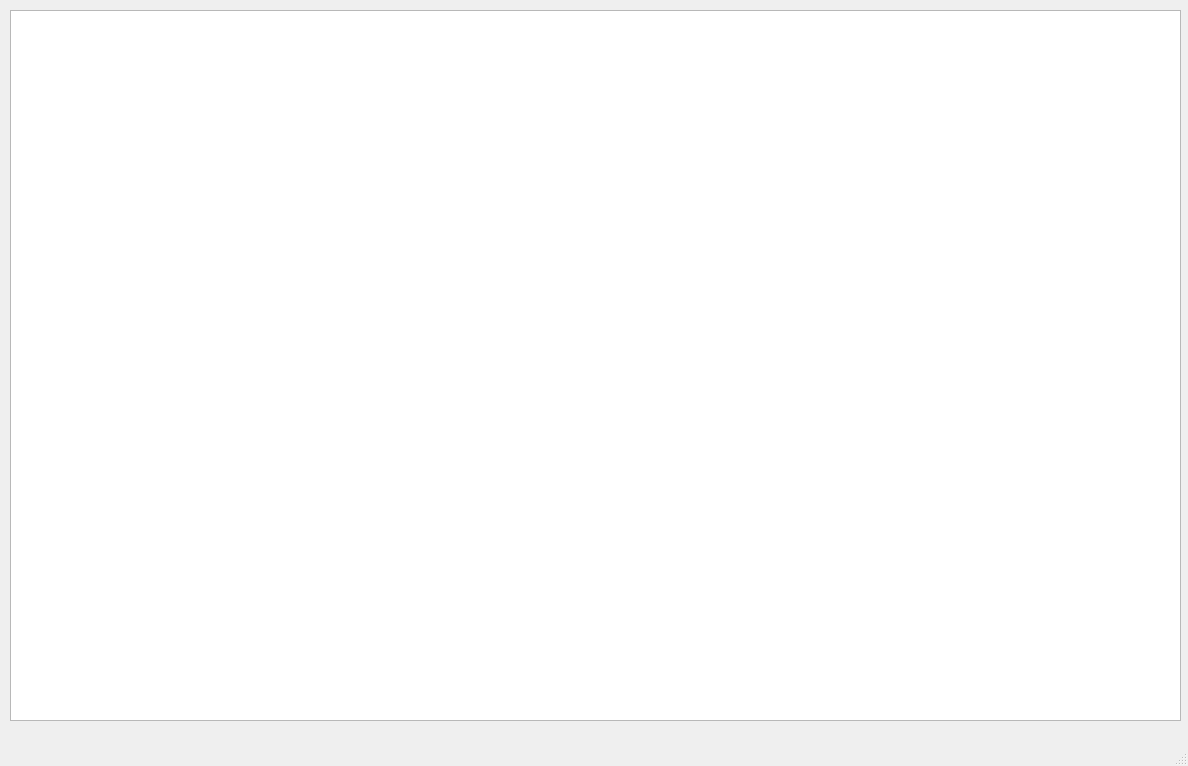
<?xml version="1.0" encoding="UTF-8"?>
<ui version="4.0">
 <class>MainWindow</class>
 <widget class="QMainWindow" name="MainWindow">
  <property name="geometry">
   <rect>
    <x>0</x>
    <y>0</y>
    <width>1188</width>
    <height>766</height>
   </rect>
  </property>
  <property name="windowTitle">
   <string>MainWindow</string>
  </property>
  <property name="autoFillBackground">
   <bool>false</bool>
  </property>
  <property name="styleSheet">
   <string notr="true"/>
  </property>
  <widget class="QWidget" name="centralwidget">
   <widget class="QStackedWidget" name="stackedWidget">
    <property name="geometry">
     <rect>
      <x>10</x>
      <y>10</y>
      <width>1171</width>
      <height>711</height>
     </rect>
    </property>
    <property name="font">
     <font>
      <family>Snap ITC</family>
      <pointsize>26</pointsize>
     </font>
    </property>
    <property name="contextMenuPolicy">
     <enum>Qt::NoContextMenu</enum>
    </property>
    <property name="autoFillBackground">
     <bool>false</bool>
    </property>
    <property name="styleSheet">
     <string notr="true">QPushButton {
height: 50px;
background-color: black;
  color: #fff;
  font-size: 30px;
  border-radius: 0px;
  padding: 5px 15px;
  margin-top: 10px;
  outline: 0px;
}</string>
    </property>
    <property name="currentIndex">
     <number>0</number>
    </property>
    <widget class="QWidget" name="game">
     <widget class="QGraphicsView" name="graphicsView">
      <property name="geometry">
       <rect>
        <x>0</x>
        <y>0</y>
        <width>1171</width>
        <height>711</height>
       </rect>
      </property>
     </widget>
    </widget>
    <widget class="QWidget" name="menu">
     <widget class="QWidget" name="verticalLayoutWidget">
      <property name="geometry">
       <rect>
        <x>630</x>
        <y>60</y>
        <width>361</width>
        <height>571</height>
       </rect>
      </property>
      <layout class="QVBoxLayout" name="verticalLayout">
       <item>
        <widget class="QPushButton" name="lvl_1">
         <property name="font">
          <font>
           <family>Sitka Text</family>
           <pointsize>-1</pointsize>
           <bold>true</bold>
          </font>
         </property>
         <property name="text">
          <string>Level 1</string>
         </property>
        </widget>
       </item>
       <item>
        <widget class="QPushButton" name="lvl_2">
         <property name="font">
          <font>
           <family>Sitka Text</family>
           <pointsize>-1</pointsize>
           <bold>true</bold>
          </font>
         </property>
         <property name="text">
          <string>Level 2</string>
         </property>
        </widget>
       </item>
       <item>
        <widget class="QPushButton" name="lvl_3">
         <property name="font">
          <font>
           <family>Sitka Text</family>
           <pointsize>-1</pointsize>
           <bold>true</bold>
          </font>
         </property>
         <property name="text">
          <string>Level 3</string>
         </property>
        </widget>
       </item>
       <item>
        <widget class="QPushButton" name="settings_b">
         <property name="font">
          <font>
           <family>Sitka Text</family>
           <pointsize>-1</pointsize>
           <bold>true</bold>
          </font>
         </property>
         <property name="text">
          <string>Settings</string>
         </property>
        </widget>
       </item>
      </layout>
     </widget>
    </widget>
    <widget class="QWidget" name="settings">
     <widget class="QCheckBox" name="checkBox">
      <property name="geometry">
       <rect>
        <x>600</x>
        <y>160</y>
        <width>201</width>
        <height>61</height>
       </rect>
      </property>
      <property name="font">
       <font>
        <family>Sitka Text</family>
        <pointsize>22</pointsize>
        <bold>true</bold>
       </font>
      </property>
      <property name="text">
       <string>Music</string>
      </property>
      <property name="iconSize">
       <size>
        <width>30</width>
        <height>30</height>
       </size>
      </property>
      <property name="checked">
       <bool>true</bool>
      </property>
     </widget>
     <widget class="QWidget" name="formLayoutWidget">
      <property name="geometry">
       <rect>
        <x>590</x>
        <y>260</y>
        <width>461</width>
        <height>231</height>
       </rect>
      </property>
      <layout class="QFormLayout" name="formLayout">
       <property name="horizontalSpacing">
        <number>20</number>
       </property>
       <property name="verticalSpacing">
        <number>35</number>
       </property>
       <item row="0" column="1">
        <widget class="QKeySequenceEdit" name="keyUp">
         <property name="font">
          <font>
           <family>Sitka Text</family>
           <pointsize>22</pointsize>
           <bold>true</bold>
          </font>
         </property>
        </widget>
       </item>
       <item row="1" column="1">
        <widget class="QKeySequenceEdit" name="keyLeft">
         <property name="font">
          <font>
           <family>Sitka Text</family>
           <pointsize>22</pointsize>
           <bold>true</bold>
          </font>
         </property>
        </widget>
       </item>
       <item row="2" column="1">
        <widget class="QKeySequenceEdit" name="keyRight">
         <property name="font">
          <font>
           <family>Sitka Text</family>
           <pointsize>22</pointsize>
           <bold>true</bold>
          </font>
         </property>
        </widget>
       </item>
       <item row="0" column="0">
        <widget class="QLabel" name="label">
         <property name="font">
          <font>
           <family>Sitka Text</family>
           <pointsize>22</pointsize>
           <bold>true</bold>
          </font>
         </property>
         <property name="text">
          <string>Key Up</string>
         </property>
        </widget>
       </item>
       <item row="1" column="0">
        <widget class="QLabel" name="label_2">
         <property name="font">
          <font>
           <family>Sitka Text</family>
           <pointsize>22</pointsize>
           <bold>true</bold>
          </font>
         </property>
         <property name="text">
          <string>Key Left</string>
         </property>
        </widget>
       </item>
       <item row="2" column="0">
        <widget class="QLabel" name="label_3">
         <property name="font">
          <font>
           <family>Sitka Text</family>
           <pointsize>22</pointsize>
           <bold>true</bold>
          </font>
         </property>
         <property name="text">
          <string>Key Right</string>
         </property>
        </widget>
       </item>
      </layout>
     </widget>
     <widget class="QPushButton" name="save_b">
      <property name="geometry">
       <rect>
        <x>990</x>
        <y>520</y>
        <width>161</width>
        <height>71</height>
       </rect>
      </property>
      <property name="font">
       <font>
        <family>Snap ITC</family>
        <pointsize>-1</pointsize>
       </font>
      </property>
      <property name="text">
       <string>Save</string>
      </property>
     </widget>
    </widget>
    <widget class="QWidget" name="win_page">
     <widget class="QPushButton" name="to_menu_2">
      <property name="geometry">
       <rect>
        <x>790</x>
        <y>580</y>
        <width>341</width>
        <height>91</height>
       </rect>
      </property>
      <property name="font">
       <font>
        <family>Sitka Text</family>
        <pointsize>-1</pointsize>
        <bold>true</bold>
       </font>
      </property>
      <property name="text">
       <string>Go to main menu</string>
      </property>
     </widget>
     <widget class="QLabel" name="label_4">
      <property name="geometry">
       <rect>
        <x>540</x>
        <y>170</y>
        <width>521</width>
        <height>131</height>
       </rect>
      </property>
      <property name="font">
       <font>
        <family>Sitka Text</family>
        <pointsize>40</pointsize>
        <bold>true</bold>
       </font>
      </property>
      <property name="text">
       <string>Congratulations!</string>
      </property>
     </widget>
     <widget class="QLabel" name="label_5">
      <property name="geometry">
       <rect>
        <x>510</x>
        <y>220</y>
        <width>521</width>
        <height>331</height>
       </rect>
      </property>
      <property name="font">
       <font>
        <family>Sitka Text</family>
        <pointsize>22</pointsize>
        <bold>true</bold>
       </font>
      </property>
      <property name="text">
       <string/>
      </property>
      <property name="margin">
       <number>20</number>
      </property>
     </widget>
    </widget>
    <widget class="QWidget" name="lose_page">
     <widget class="QPushButton" name="to_menu_1">
      <property name="geometry">
       <rect>
        <x>800</x>
        <y>580</y>
        <width>341</width>
        <height>91</height>
       </rect>
      </property>
      <property name="font">
       <font>
        <family>Sitka Text</family>
        <pointsize>-1</pointsize>
        <bold>true</bold>
       </font>
      </property>
      <property name="text">
       <string>Go to main menu</string>
      </property>
     </widget>
     <widget class="QLabel" name="label_6">
      <property name="geometry">
       <rect>
        <x>630</x>
        <y>200</y>
        <width>431</width>
        <height>111</height>
       </rect>
      </property>
      <property name="font">
       <font>
        <family>Sitka Text</family>
        <pointsize>40</pointsize>
       </font>
      </property>
      <property name="text">
       <string>You lose!</string>
      </property>
     </widget>
    </widget>
   </widget>
  </widget>
  <widget class="QMenuBar" name="menubar">
   <property name="geometry">
    <rect>
     <x>0</x>
     <y>0</y>
     <width>1188</width>
     <height>22</height>
    </rect>
   </property>
  </widget>
  <widget class="QStatusBar" name="statusbar"/>
 </widget>
 <resources/>
 <connections/>
</ui>
